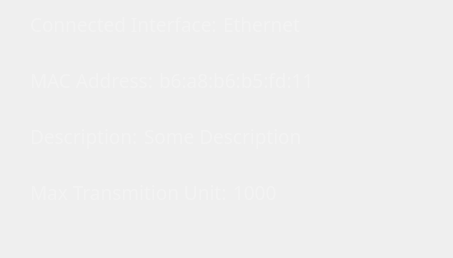
                     <widget class="QFrame" name="netowrkInterfaceInformationFrame">
                      <layout class="QVBoxLayout" name="verticalLayout_10">
                       <property name="spacing">
                        <number>6</number>
                       </property>
                       <property name="leftMargin">
                        <number>30</number>
                       </property>
                       <property name="topMargin">
                        <number>0</number>
                       </property>
                       <property name="rightMargin">
                        <number>30</number>
                       </property>
                       <property name="bottomMargin">
                        <number>0</number>
                       </property>
                       <item>
                        <widget class="QFrame" name="connectedInterfaceFrame">
                         <property name="minimumSize">
                          <size>
                           <width>360</width>
                           <height>50</height>
                          </size>
                         </property>
                         <property name="maximumSize">
                          <size>
                           <width>16777215</width>
                           <height>50</height>
                          </size>
                         </property>
                         <property name="styleSheet">
                          <string notr="true">#connectedInterfaceFrame {
	background-color: transparent;
	color: #f3f3f3;
}</string>
                         </property>
                         <layout class="QHBoxLayout" name="horizontalLayout_14">
                          <property name="leftMargin">
                           <number>0</number>
                          </property>
                          <property name="topMargin">
                           <number>0</number>
                          </property>
                          <property name="rightMargin">
                           <number>0</number>
                          </property>
                          <property name="bottomMargin">
                           <number>0</number>
                          </property>
                          <item>
                           <widget class="QLabel" name="connectedInterfaceLabel">
                            <property name="minimumSize">
                             <size>
                              <width>175</width>
                              <height>40</height>
                             </size>
                            </property>
                            <property name="maximumSize">
                             <size>
                              <width>16777215</width>
                              <height>40</height>
                             </size>
                            </property>
                            <property name="font">
                             <font>
                              <family>Cairo</family>
                              <pointsize>14</pointsize>
                             </font>
                            </property>
                            <property name="styleSheet">
                             <string notr="true">#connectedInterfaceLabel {
	background-color: transparent;
	color: #f3f3f3;
}</string>
                            </property>
                            <property name="text">
                             <string>Connected Interface:</string>
                            </property>
                            <property name="alignment">
                             <set>Qt::AlignLeading|Qt::AlignLeft|Qt::AlignVCenter</set>
                            </property>
                            <property name="wordWrap">
                             <bool>false</bool>
                            </property>
                            <property name="textInteractionFlags">
                             <set>Qt::LinksAccessibleByMouse|Qt::TextSelectableByMouse</set>
                            </property>
                           </widget>
                          </item>
                          <item>
                           <widget class="QLabel" name="connectedInterfaceInfoLabel">
                            <property name="sizePolicy">
                             <sizepolicy hsizetype="Preferred" vsizetype="Expanding">
                              <horstretch>0</horstretch>
                              <verstretch>0</verstretch>
                             </sizepolicy>
                            </property>
                            <property name="minimumSize">
                             <size>
                              <width>150</width>
                              <height>40</height>
                             </size>
                            </property>
                            <property name="maximumSize">
                             <size>
                              <width>400</width>
                              <height>40</height>
                             </size>
                            </property>
                            <property name="font">
                             <font>
                              <family>Cairo</family>
                              <pointsize>14</pointsize>
                             </font>
                            </property>
                            <property name="styleSheet">
                             <string notr="true">#connectedInterfaceInfoLabel {
	background-color: transparent;
	color: #f3f3f3;
}</string>
                            </property>
                            <property name="text">
                             <string>Ethernet</string>
                            </property>
                            <property name="alignment">
                             <set>Qt::AlignLeading|Qt::AlignLeft|Qt::AlignVCenter</set>
                            </property>
                            <property name="wordWrap">
                             <bool>false</bool>
                            </property>
                            <property name="textInteractionFlags">
                             <set>Qt::LinksAccessibleByMouse|Qt::TextSelectableByMouse</set>
                            </property>
                           </widget>
                          </item>
                          <item>
                           <spacer name="horizontalSpacer_8">
                            <property name="orientation">
                             <enum>Qt::Horizontal</enum>
                            </property>
                            <property name="sizeHint" stdset="0">
                             <size>
                              <width>40</width>
                              <height>20</height>
                             </size>
                            </property>
                           </spacer>
                          </item>
                         </layout>
                        </widget>
                       </item>
                       <item>
                        <widget class="QFrame" name="macAddressFrame">
                         <property name="minimumSize">
                          <size>
                           <width>360</width>
                           <height>50</height>
                          </size>
                         </property>
                         <property name="maximumSize">
                          <size>
                           <width>16777215</width>
                           <height>50</height>
                          </size>
                         </property>
                         <property name="styleSheet">
                          <string notr="true">#macAddressFrame {
	background-color: transparent;
	color: #f3f3f3;
}</string>
                         </property>
                         <layout class="QHBoxLayout" name="horizontalLayout_31">
                          <property name="leftMargin">
                           <number>0</number>
                          </property>
                          <property name="topMargin">
                           <number>0</number>
                          </property>
                          <property name="rightMargin">
                           <number>0</number>
                          </property>
                          <property name="bottomMargin">
                           <number>0</number>
                          </property>
                          <item>
                           <widget class="QLabel" name="macAddressLabel">
                            <property name="minimumSize">
                             <size>
                              <width>120</width>
                              <height>40</height>
                             </size>
                            </property>
                            <property name="maximumSize">
                             <size>
                              <width>16777215</width>
                              <height>40</height>
                             </size>
                            </property>
                            <property name="font">
                             <font>
                              <family>Cairo</family>
                              <pointsize>14</pointsize>
                             </font>
                            </property>
                            <property name="styleSheet">
                             <string notr="true">#macAddressLabel {
	background-color: transparent;
	color: #f3f3f3;
}</string>
                            </property>
                            <property name="text">
                             <string>MAC Address:</string>
                            </property>
                            <property name="alignment">
                             <set>Qt::AlignLeading|Qt::AlignLeft|Qt::AlignVCenter</set>
                            </property>
                            <property name="wordWrap">
                             <bool>false</bool>
                            </property>
                            <property name="textInteractionFlags">
                             <set>Qt::LinksAccessibleByMouse|Qt::TextSelectableByMouse</set>
                            </property>
                           </widget>
                          </item>
                          <item>
                           <widget class="QLabel" name="macAddressInfoLabel">
                            <property name="sizePolicy">
                             <sizepolicy hsizetype="Preferred" vsizetype="Expanding">
                              <horstretch>0</horstretch>
                              <verstretch>0</verstretch>
                             </sizepolicy>
                            </property>
                            <property name="minimumSize">
                             <size>
                              <width>180</width>
                              <height>40</height>
                             </size>
                            </property>
                            <property name="maximumSize">
                             <size>
                              <width>400</width>
                              <height>40</height>
                             </size>
                            </property>
                            <property name="font">
                             <font>
                              <family>Cairo</family>
                              <pointsize>14</pointsize>
                             </font>
                            </property>
                            <property name="styleSheet">
                             <string notr="true">#macAddressInfoLabel {
	background-color: transparent;
	color: #f3f3f3;
}</string>
                            </property>
                            <property name="text">
                             <string>b6:a8:b6:b5:fd:11</string>
                            </property>
                            <property name="alignment">
                             <set>Qt::AlignLeading|Qt::AlignLeft|Qt::AlignVCenter</set>
                            </property>
                            <property name="wordWrap">
                             <bool>false</bool>
                            </property>
                            <property name="textInteractionFlags">
                             <set>Qt::LinksAccessibleByMouse|Qt::TextSelectableByMouse</set>
                            </property>
                           </widget>
                          </item>
                          <item>
                           <spacer name="horizontalSpacer_27">
                            <property name="orientation">
                             <enum>Qt::Horizontal</enum>
                            </property>
                            <property name="sizeHint" stdset="0">
                             <size>
                              <width>40</width>
                              <height>20</height>
                             </size>
                            </property>
                           </spacer>
                          </item>
                         </layout>
                        </widget>
                       </item>
                       <item>
                        <widget class="QFrame" name="descriptionFrame">
                         <property name="minimumSize">
                          <size>
                           <width>360</width>
                           <height>50</height>
                          </size>
                         </property>
                         <property name="maximumSize">
                          <size>
                           <width>16777215</width>
                           <height>50</height>
                          </size>
                         </property>
                         <property name="styleSheet">
                          <string notr="true">#descriptionFrame {
	background-color: transparent;
	color: #f3f3f3;
}</string>
                         </property>
                         <layout class="QHBoxLayout" name="horizontalLayout_25">
                          <property name="leftMargin">
                           <number>0</number>
                          </property>
                          <property name="topMargin">
                           <number>0</number>
                          </property>
                          <property name="rightMargin">
                           <number>0</number>
                          </property>
                          <property name="bottomMargin">
                           <number>0</number>
                          </property>
                          <item>
                           <widget class="QLabel" name="descriptionLabel">
                            <property name="minimumSize">
                             <size>
                              <width>105</width>
                              <height>40</height>
                             </size>
                            </property>
                            <property name="maximumSize">
                             <size>
                              <width>16777215</width>
                              <height>40</height>
                             </size>
                            </property>
                            <property name="font">
                             <font>
                              <family>Cairo</family>
                              <pointsize>14</pointsize>
                             </font>
                            </property>
                            <property name="styleSheet">
                             <string notr="true">#descriptionLabel {
	background-color: transparent;
	color: #f3f3f3;
}</string>
                            </property>
                            <property name="text">
                             <string>Description:</string>
                            </property>
                            <property name="alignment">
                             <set>Qt::AlignLeading|Qt::AlignLeft|Qt::AlignVCenter</set>
                            </property>
                            <property name="wordWrap">
                             <bool>false</bool>
                            </property>
                            <property name="textInteractionFlags">
                             <set>Qt::LinksAccessibleByMouse|Qt::TextSelectableByMouse</set>
                            </property>
                           </widget>
                          </item>
                          <item>
                           <widget class="QLabel" name="descriptionInfoLabel">
                            <property name="sizePolicy">
                             <sizepolicy hsizetype="Preferred" vsizetype="Expanding">
                              <horstretch>0</horstretch>
                              <verstretch>0</verstretch>
                             </sizepolicy>
                            </property>
                            <property name="minimumSize">
                             <size>
                              <width>150</width>
                              <height>40</height>
                             </size>
                            </property>
                            <property name="maximumSize">
                             <size>
                              <width>500</width>
                              <height>40</height>
                             </size>
                            </property>
                            <property name="font">
                             <font>
                              <family>Cairo</family>
                              <pointsize>14</pointsize>
                             </font>
                            </property>
                            <property name="styleSheet">
                             <string notr="true">#descriptionInfoLabel {
	background-color: transparent;
	color: #f3f3f3;
}</string>
                            </property>
                            <property name="text">
                             <string>Some Description</string>
                            </property>
                            <property name="alignment">
                             <set>Qt::AlignLeading|Qt::AlignLeft|Qt::AlignVCenter</set>
                            </property>
                            <property name="wordWrap">
                             <bool>false</bool>
                            </property>
                            <property name="textInteractionFlags">
                             <set>Qt::LinksAccessibleByMouse|Qt::TextSelectableByMouse</set>
                            </property>
                           </widget>
                          </item>
                          <item>
                           <spacer name="horizontalSpacer_24">
                            <property name="orientation">
                             <enum>Qt::Horizontal</enum>
                            </property>
                            <property name="sizeHint" stdset="0">
                             <size>
                              <width>40</width>
                              <height>20</height>
                             </size>
                            </property>
                           </spacer>
                          </item>
                         </layout>
                        </widget>
                       </item>
                       <item>
                        <widget class="QFrame" name="maxTransmitionUnitFrame">
                         <property name="minimumSize">
                          <size>
                           <width>360</width>
                           <height>50</height>
                          </size>
                         </property>
                         <property name="maximumSize">
                          <size>
                           <width>16777215</width>
                           <height>50</height>
                          </size>
                         </property>
                         <property name="styleSheet">
                          <string notr="true">#maxTransmitionUnitFrame {
	background-color: transparent;
	color: #f3f3f3;
}</string>
                         </property>
                         <layout class="QHBoxLayout" name="horizontalLayout_30">
                          <property name="leftMargin">
                           <number>0</number>
                          </property>
                          <property name="topMargin">
                           <number>0</number>
                          </property>
                          <property name="rightMargin">
                           <number>0</number>
                          </property>
                          <property name="bottomMargin">
                           <number>0</number>
                          </property>
                          <item>
                           <widget class="QLabel" name="maxTransmitionUnitLabel">
                            <property name="minimumSize">
                             <size>
                              <width>185</width>
                              <height>40</height>
                             </size>
                            </property>
                            <property name="maximumSize">
                             <size>
                              <width>16777215</width>
                              <height>40</height>
                             </size>
                            </property>
                            <property name="font">
                             <font>
                              <family>Cairo</family>
                              <pointsize>14</pointsize>
                             </font>
                            </property>
                            <property name="styleSheet">
                             <string notr="true">#maxTransmitionUnitLabel {
	background-color: transparent;
	color: #f3f3f3;
}</string>
                            </property>
                            <property name="text">
                             <string>Max Transmition Unit:</string>
                            </property>
                            <property name="alignment">
                             <set>Qt::AlignLeading|Qt::AlignLeft|Qt::AlignVCenter</set>
                            </property>
                            <property name="wordWrap">
                             <bool>false</bool>
                            </property>
                            <property name="textInteractionFlags">
                             <set>Qt::LinksAccessibleByMouse|Qt::TextSelectableByMouse</set>
                            </property>
                           </widget>
                          </item>
                          <item>
                           <widget class="QLabel" name="maxTransmitionUnitInfoLabel">
                            <property name="sizePolicy">
                             <sizepolicy hsizetype="Preferred" vsizetype="Expanding">
                              <horstretch>0</horstretch>
                              <verstretch>0</verstretch>
                             </sizepolicy>
                            </property>
                            <property name="minimumSize">
                             <size>
                              <width>150</width>
                              <height>40</height>
                             </size>
                            </property>
                            <property name="maximumSize">
                             <size>
                              <width>400</width>
                              <height>40</height>
                             </size>
                            </property>
                            <property name="font">
                             <font>
                              <family>Cairo</family>
                              <pointsize>14</pointsize>
                             </font>
                            </property>
                            <property name="styleSheet">
                             <string notr="true">#maxTransmitionUnitInfoLabel {
	background-color: transparent;
	color: #f3f3f3;
}</string>
                            </property>
                            <property name="text">
                             <string>1000</string>
                            </property>
                            <property name="alignment">
                             <set>Qt::AlignLeading|Qt::AlignLeft|Qt::AlignVCenter</set>
                            </property>
                            <property name="wordWrap">
                             <bool>false</bool>
                            </property>
                            <property name="textInteractionFlags">
                             <set>Qt::LinksAccessibleByMouse|Qt::TextSelectableByMouse</set>
                            </property>
                           </widget>
                          </item>
                          <item>
                           <spacer name="horizontalSpacer_26">
                            <property name="orientation">
                             <enum>Qt::Horizontal</enum>
                            </property>
                            <property name="sizeHint" stdset="0">
                             <size>
                              <width>40</width>
                              <height>20</height>
                             </size>
                            </property>
                           </spacer>
                          </item>
                         </layout>
                        </widget>
                       </item>
                       <item>
                        <spacer name="verticalSpacer_9">
                         <property name="orientation">
                          <enum>Qt::Vertical</enum>
                         </property>
                         <property name="sizeHint" stdset="0">
                          <size>
                           <width>20</width>
                           <height>40</height>
                          </size>
                         </property>
                        </spacer>
                       </item>
                      </layout>
                     </widget>
